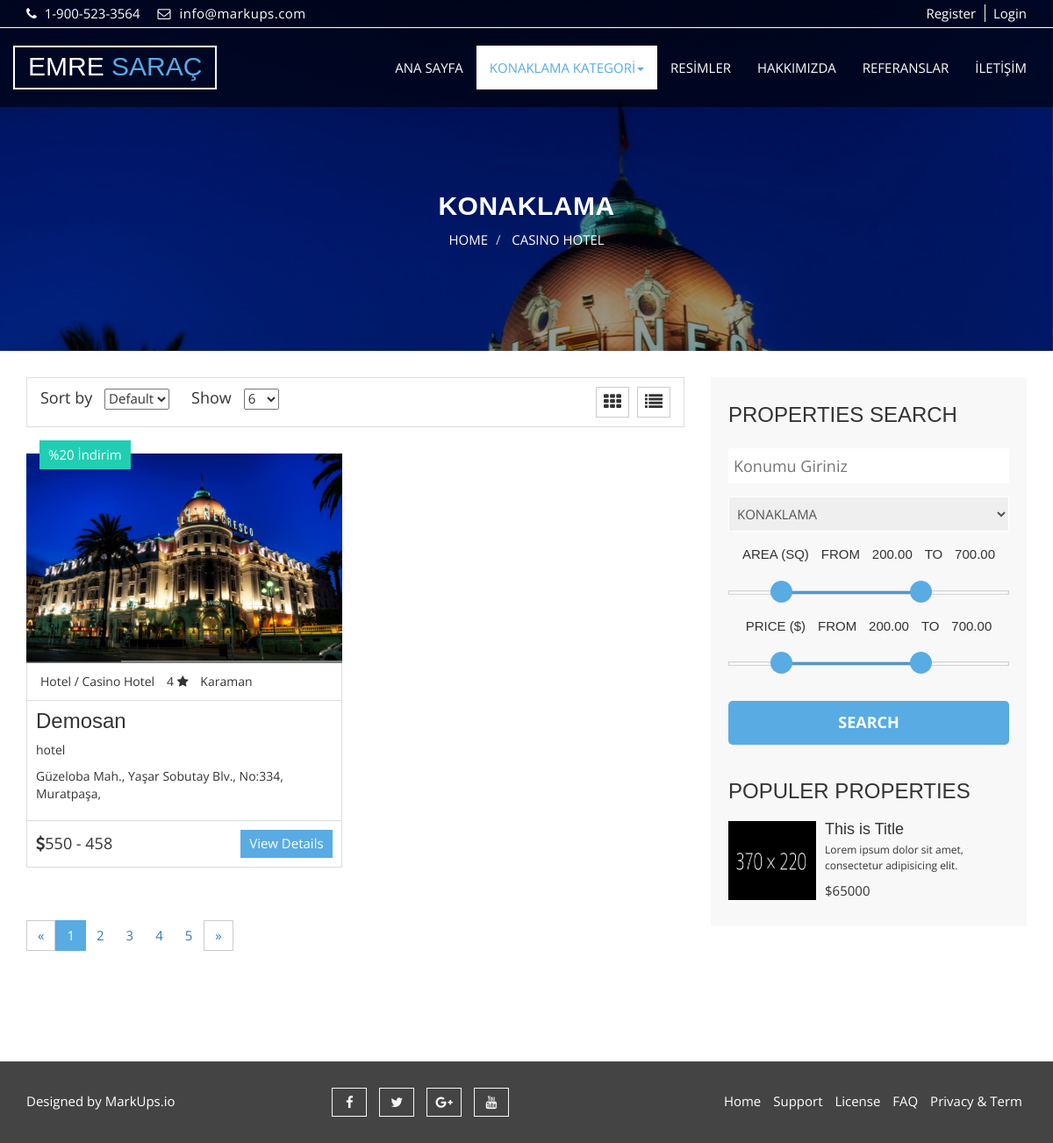
Screenshot of /category/18/casino-hotel/ with the database file from the repository.
### accommodation/models.py (models this page shows, shortened)
class Accommodation(models.Model):
    STATUS = (
        ('True', 'Evet'),
        ('False', 'Hayır'),
    )
    STAR = (
        ('0', '-'),
        ('1', '(1) *'),
        ('2', '(2) **'),
        ('3', '(3) ***'),
        ('4', '(4) ****'),
        ('5', '(5) *****'),
    )
    category    = models.ForeignKey(Category, on_delete=models.CASCADE)
    title       = models.CharField(max_length=100) #charfield = uzunluk
    keywords    = models.CharField(max_length=255)
    description = models.CharField(max_length=255)
    thumbnail   = models.ImageField(blank=True, upload_to='images', default='images/null.jpg')
    star        = models.CharField(max_length=1, blank=True, choices=STAR)
    address     = models.TextField(max_length=150)
    email       = models.CharField(max_length=30)
    phone       = models.PositiveSmallIntegerField()
    fax         = models.PositiveSmallIntegerField(blank=True,null=True)
    city        = models.CharField(max_length=30) #TODO: City için bir veri tabanı hazırlanacak.
    detail      = RichTextUploadingField(blank=True)
    status      = models.CharField(max_length=10, choices=STATUS)
    slug        = models.SlugField()
    create_at   = models.DateTimeField(auto_now_add=True)
    update_at   = models.DateTimeField(auto_now=True)
    def image_tag(self):
        return mark_safe('<img src="{}" height="85"/>'.format(self.thumbnail.url))
    image_tag.short_descripton = 'Image'

class Category(MPTTModel):
    STATUS = (
        ('True', 'Evet'),
        ('False', 'Hayır'),
    )
    title       = models.CharField(max_length=30) #charfield = uzunluk
    keywords    = models.CharField(max_length=255)
    description = models.CharField(max_length=255)
    thumbnail   = models.ImageField(blank=True, upload_to='images', default='images/null.jpg')
    status      = models.CharField(max_length=10, choices=STATUS)
    slug        = models.SlugField()
    parent      = TreeForeignKey('self', blank=True, null=True, related_name='children', on_delete=models.CASCADE)
    create_at   = models.DateTimeField(auto_now_add=True)
    update_at   = models.DateTimeField(auto_now=True)
    class MPTTMeta:
        order_insertion_by = ['title']
    def __str__(self):
        full_path = [self.title]
        k = self.parent
        while k is not None:
            full_path.append(k.title)
            k = k.parent
        return ' / '.join(full_path[::-1])
    def image_tag(self):
        return mark_safe('<img src="{}" width="45" height="37"/>'.format(self.thumbnail.url))
    image_tag.short_descripton = 'Image'

### home/views.py (the view)
# urls.py: path('category/<int:id>/<slug:slug>/', views.category_accommodations, name='category_accommodations'),
def category_accommodations(request, id, slug):
    setting = Settings.objects.get(pk=1)
    categorydata = Category.objects.get(pk=id)
    accommodations = Accommodation.objects.filter(category_id=id)
    category = Category.objects.all()
    context = {'setting': setting,
               'accommodations': accommodations,
               'category': category,
               'categoryData': categorydata,
               'page': 'konaklama'}
    return render(request, 'accommodation.html', context)

### home/templates/accommodation.html (shortened to what this page needs)
{% extends "homebase.html" %}
{% block menu %}
    {% include "menu.html" %}
{% endblock %}
{% block slider %}
  <section id="aa-property-header" style="background-image: url('{{ accommodations.first.thumbnail.url }}')">
    <div class="container">
      <div class="row">
        <div class="col-md-12">
          <div class="aa-property-header-inner">
            <h2>KONAKLAMA</h2>
            <ol class="breadcrumb">
            <li><a href="/">HOME</a></li>
            <li class="active"> {{ categoryData.title }}</li>
          </ol>
          </div>
        </div>
      </div>
    </div>
  </section>
{% endblock %}
{% block content %}
  <section id="aa-properties">
    <div class="container">
      <div class="row">
        <div class="col-md-8">
          <div class="aa-properties-content">
            <div class="aa-properties-content-head">
              <div class="aa-properties-content-head-left">
                <form action="" class="aa-sort-form">
                  <label for="">Sort by</label>
                  <select name="">
                    <option value="1" selected="Default">Default</option>
                  </select>
                </form>
                <form action="" class="aa-show-form">
                  <label for="">Show</label>
                  <select name="">
                    <option value="1" selected="12">6</option>
                  </select>
                </form>
              </div>
              <div class="aa-properties-content-head-right">
                <a id="aa-grid-properties" href="#"><span class="fa fa-th"></span></a>
                <a id="aa-list-properties" href="#"><span class="fa fa-list"></span></a>
              </div>
            </div>
            <div class="aa-properties-content-body">
              <ul class="aa-properties-nav">
                  {% for rs in accommodations %}
                  <li>
                  <article class="aa-properties-item">
                    <a class="aa-properties-item-img" href="#">
                      <img alt="img" src="{{ rs.thumbnail.url }}">
                    </a>
                    <div class="aa-tag for-rent">
                      %20 İndirim
                    </div>
                    <div class="aa-properties-item-content">
                      <div class="aa-properties-info">
                        <span>{{ rs.category }}</span>
                          <span> {% if rs.star %} {{ rs.star }} <i class="fa fa-star"></i> {% else %} <i class="fa fa-hotel"></i> {% endif %} </span>
                        <span>{{ rs.city }}</span>
                      </div>
                      <div class="aa-properties-about">
                        <h3><a href="/accommodation/{{ rs.id }}/{{ rs.slug }}">{{ rs.title }}</a></h3>
                        <p>{{ rs.description }}</p>
                        <p>{{ rs.address }}</p>
                      </div>
                      <div class="aa-properties-detial">
                        <span class="aa-price"><i class="fa fa-dollar"></i>550 - 458</span>
                        <a class="aa-secondary-btn" href="/accommodation/{{ rs.id }}/{{ rs.slug }}">View Details</a>
                      </div>
                    </div>
                  </article>
                </li>
                {% endfor %}
              </ul>
            </div>
            <div class="aa-properties-content-bottom">
              <nav>
                <ul class="pagination">
                  <li>
                    <a href="#" aria-label="Previous">
                      <span aria-hidden="true">&laquo;</span>
                    </a>
                  </li>
                  <li class="active" ><a href="#">1</a></li>
                  <li><a href="#">2</a></li>
                  <li><a href="#">3</a></li>
                  <li><a href="#">4</a></li>
                  <li><a href="#">5</a></li>
                  <li>
                    <a href="#" aria-label="Next">
                      <span aria-hidden="true">&raquo;</span>
                    </a>
                  </li>
                </ul>
              </nav>
            </div>
          </div>
        </div>
        <div class="col-md-4">
          <aside class="aa-properties-sidebar">
            <div class="aa-properties-single-sidebar">
              <h3>Properties Search</h3>
              <form action="">
                <div class="aa-single-advance-search">
                  <input type="text" placeholder="Konumu Giriniz">
                </div>
                {% load mptt_tags %}
                <div class="aa-single-advance-search">
                    <select id="" name="">
                        <ul class="children">
                        <option selected="" value="0">KONAKLAMA</option>
                        </ul>
                    </select>
                </div>
                <div class="aa-single-filter-search">
                  <span>AREA (SQ)</span>
                  <span>FROM</span>
                  <span id="skip-value-lower" class="example-val">30.00</span>
                  <span>TO</span>
                  <span id="skip-value-upper" class="example-val">100.00</span>
                  <div id="aa-sqrfeet-range" class="noUi-target noUi-ltr noUi-horizontal noUi-background">
                  </div>
                </div>
                <div class="aa-single-filter-search">
                  <span>PRICE ($)</span>
                  <span>FROM</span>
                  <span id="skip-value-lower2" class="example-val">30.00</span>
                  <span>TO</span>
                  <span id="skip-value-upper2" class="example-val">100.00</span>
                  <div id="aa-price-range" class="noUi-target noUi-ltr noUi-horizontal noUi-background">
                  </div>
                </div>
                <div class="aa-single-advance-search">
                  <input type="submit" value="Search" class="aa-search-btn">
                </div>
              </form>
            </div>
            <div class="aa-properties-single-sidebar">
              <h3>Populer Properties</h3>
              <div class="media">
                <div class="media-left">
                  <a href="#">
                    <img class="media-object" src="img/item/1.jpg" alt="img">
                  </a>
                </div>
                <div class="media-body">
                  <h4 class="media-heading"><a href="#">This is Title</a></h4>
                  <p>Lorem ipsum dolor sit amet, consectetur adipisicing elit.</p>
                  <span>$65000</span>
                </div>
              </div>
              </div>
            </div>
        </div>
      </div>
  </section>
{% endblock %}

### home/static/css/nouislider.css (style rules this page uses)
.noUi-target, .noUi-target * { -webkit-touch-callout: none; -webkit-user-select: none; -ms-touch-action: none; touch-action: none; -ms-user-select: none; -moz-user-select: none; user-select: none; -moz-box-sizing: border-box; box-sizing: border-box; }
.noUi-target { position: relative; direction: ltr; }
.noUi-horizontal { height: 5px; }
.noUi-background { background: #FAFAFA; box-shadow: inset 0 1px 1px #f0f0f0; }
.noUi-target { border-radius: 0px; border: 1px solid #D3D3D3; box-shadow: inset 0 1px 1px #F0F0F0, 0 3px 6px -5px #BBB; margin-top: 30px; margin-bottom: 10px; }

### home/static/css/theme-color/default-theme.css (style rules this page uses)
h2 { color: #59abe3; }
.aa-secondary-btn { background-color: #59abe3; }
#aa-property-header .aa-property-header-inner .breadcrumb li.active { color: #59abe3; }
#aa-properties .aa-properties-sidebar .aa-properties-single-sidebar .aa-single-advance-search .aa-search-btn { background-color: #59abe3; }
.aa-properties-content-bottom .pagination .active a { background-color: #59abe3; }

### rows the page displays
Accommodation: first.thumbnail (picture), thumbnail (picture), category "Hotel / Casino Hotel", star "4", city "Karaman", title "Demosan", description "hotel", address "Güzeloba Mah., Yaşar Sobutay Blv., No:334, Muratpaşa,"
Category: title "CASINO HOTEL"
